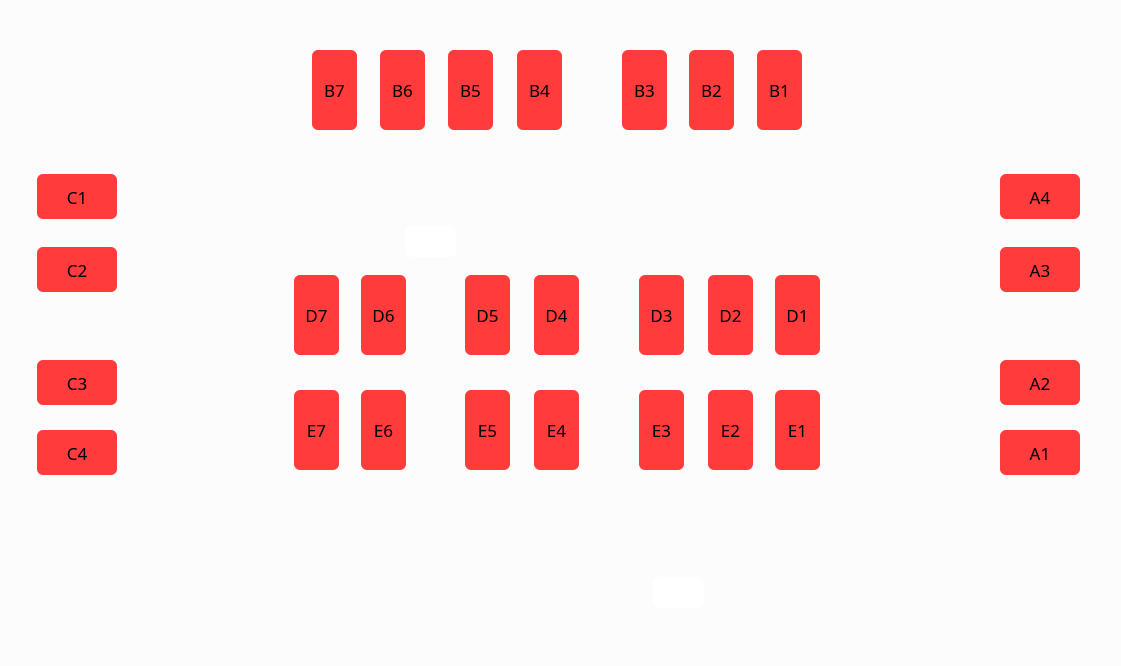
<?xml version="1.0" encoding="UTF-8"?>
<ui version="4.0">
 <class>ParkingMapWidget</class>
 <widget class="QWidget" name="ParkingMapWidget">
  <property name="geometry">
   <rect>
    <x>0</x>
    <y>0</y>
    <width>1121</width>
    <height>666</height>
   </rect>
  </property>
  <property name="windowTitle">
   <string>Form</string>
  </property>
  <property name="layoutDirection">
   <enum>Qt::LayoutDirection::LeftToRight</enum>
  </property>
  <property name="autoFillBackground">
   <bool>false</bool>
  </property>
  <property name="styleSheet">
   <string notr="true">background-color: white;</string>
  </property>
  <widget class="QGroupBox" name="groupBox">
   <property name="geometry">
    <rect>
     <x>-10</x>
     <y>-20</y>
     <width>1133</width>
     <height>689</height>
    </rect>
   </property>
   <property name="font">
    <font>
     <family>맑은 고딕</family>
     <pointsize>20</pointsize>
     <bold>false</bold>
    </font>
   </property>
   <property name="autoFillBackground">
    <bool>false</bool>
   </property>
   <property name="styleSheet">
    <string notr="true">QGroupBox {
    background-image: url(:/images/parkingbox_B1F.png);
    background-repeat: no-repeat;
    background-position: center;
    background-origin: content;
}

QPushButton {
    background-color: #FF3B3B;
    border-radius: 6px;
}</string>
   </property>
   <property name="title">
    <string/>
   </property>
   <widget class="QPushButton" name="cctv_button_1">
    <property name="geometry">
     <rect>
      <x>663</x>
      <y>597</y>
      <width>51</width>
      <height>31</height>
     </rect>
    </property>
    <property name="styleSheet">
     <string notr="true">QPushButton {
    background-color: white;
    border-radius: 6px;
    padding: 6px;
    outline: none; 
}

QPushButton:pressed {
    outline: none; 
}
</string>
    </property>
    <property name="text">
     <string/>
    </property>
    <property name="icon">
     <iconset theme="QIcon::ThemeIcon::CameraVideo"/>
    </property>
    <property name="iconSize">
     <size>
      <width>50</width>
      <height>50</height>
     </size>
    </property>
   </widget>
   <widget class="QPushButton" name="cctv_button_2">
    <property name="geometry">
     <rect>
      <x>415</x>
      <y>246</y>
      <width>51</width>
      <height>31</height>
     </rect>
    </property>
    <property name="styleSheet">
     <string notr="true">QPushButton {
    background-color: white;
    border-radius: 6px;
    padding: 6px;
    outline: none; 
}

QPushButton:pressed {
    outline: none; 
}</string>
    </property>
    <property name="text">
     <string/>
    </property>
    <property name="icon">
     <iconset theme="QIcon::ThemeIcon::CameraVideo"/>
    </property>
    <property name="iconSize">
     <size>
      <width>50</width>
      <height>50</height>
     </size>
    </property>
   </widget>
   <widget class="QPushButton" name="C1_button">
    <property name="geometry">
     <rect>
      <x>47</x>
      <y>194</y>
      <width>80</width>
      <height>45</height>
     </rect>
    </property>
    <property name="font">
     <font>
      <family>맑은 고딕</family>
      <pointsize>13</pointsize>
      <bold>false</bold>
     </font>
    </property>
    <property name="text">
     <string>C1</string>
    </property>
   </widget>
   <widget class="QPushButton" name="C2_button">
    <property name="geometry">
     <rect>
      <x>47</x>
      <y>267</y>
      <width>80</width>
      <height>45</height>
     </rect>
    </property>
    <property name="font">
     <font>
      <family>맑은 고딕</family>
      <pointsize>13</pointsize>
      <bold>false</bold>
     </font>
    </property>
    <property name="text">
     <string>C2</string>
    </property>
   </widget>
   <widget class="QPushButton" name="C3_button">
    <property name="geometry">
     <rect>
      <x>47</x>
      <y>380</y>
      <width>80</width>
      <height>45</height>
     </rect>
    </property>
    <property name="font">
     <font>
      <family>맑은 고딕</family>
      <pointsize>13</pointsize>
      <bold>false</bold>
     </font>
    </property>
    <property name="text">
     <string>C3</string>
    </property>
   </widget>
   <widget class="QPushButton" name="C4_button">
    <property name="geometry">
     <rect>
      <x>47</x>
      <y>450</y>
      <width>80</width>
      <height>45</height>
     </rect>
    </property>
    <property name="font">
     <font>
      <family>맑은 고딕</family>
      <pointsize>13</pointsize>
      <bold>false</bold>
     </font>
    </property>
    <property name="text">
     <string>C4</string>
    </property>
   </widget>
   <widget class="QPushButton" name="A1_button">
    <property name="geometry">
     <rect>
      <x>1010</x>
      <y>450</y>
      <width>80</width>
      <height>45</height>
     </rect>
    </property>
    <property name="font">
     <font>
      <family>맑은 고딕</family>
      <pointsize>13</pointsize>
      <bold>false</bold>
     </font>
    </property>
    <property name="text">
     <string>A1</string>
    </property>
   </widget>
   <widget class="QPushButton" name="A3_button">
    <property name="geometry">
     <rect>
      <x>1010</x>
      <y>267</y>
      <width>80</width>
      <height>45</height>
     </rect>
    </property>
    <property name="font">
     <font>
      <family>맑은 고딕</family>
      <pointsize>13</pointsize>
      <bold>false</bold>
     </font>
    </property>
    <property name="text">
     <string>A3</string>
    </property>
   </widget>
   <widget class="QPushButton" name="A4_button">
    <property name="geometry">
     <rect>
      <x>1010</x>
      <y>194</y>
      <width>80</width>
      <height>45</height>
     </rect>
    </property>
    <property name="font">
     <font>
      <family>맑은 고딕</family>
      <pointsize>13</pointsize>
      <bold>false</bold>
     </font>
    </property>
    <property name="text">
     <string>A4</string>
    </property>
   </widget>
   <widget class="QPushButton" name="A2_button">
    <property name="geometry">
     <rect>
      <x>1010</x>
      <y>380</y>
      <width>80</width>
      <height>45</height>
     </rect>
    </property>
    <property name="font">
     <font>
      <family>맑은 고딕</family>
      <pointsize>13</pointsize>
      <bold>false</bold>
     </font>
    </property>
    <property name="text">
     <string>A2</string>
    </property>
   </widget>
   <widget class="QPushButton" name="B1_button">
    <property name="geometry">
     <rect>
      <x>767</x>
      <y>70</y>
      <width>45</width>
      <height>80</height>
     </rect>
    </property>
    <property name="font">
     <font>
      <family>맑은 고딕</family>
      <pointsize>13</pointsize>
      <bold>false</bold>
     </font>
    </property>
    <property name="text">
     <string>B1</string>
    </property>
   </widget>
   <widget class="QPushButton" name="B2_button">
    <property name="geometry">
     <rect>
      <x>699</x>
      <y>70</y>
      <width>45</width>
      <height>80</height>
     </rect>
    </property>
    <property name="font">
     <font>
      <family>맑은 고딕</family>
      <pointsize>13</pointsize>
      <bold>false</bold>
     </font>
    </property>
    <property name="text">
     <string>B2</string>
    </property>
   </widget>
   <widget class="QPushButton" name="B3_button">
    <property name="geometry">
     <rect>
      <x>632</x>
      <y>70</y>
      <width>45</width>
      <height>80</height>
     </rect>
    </property>
    <property name="font">
     <font>
      <family>맑은 고딕</family>
      <pointsize>13</pointsize>
      <bold>false</bold>
     </font>
    </property>
    <property name="text">
     <string>B3</string>
    </property>
   </widget>
   <widget class="QPushButton" name="B4_button">
    <property name="geometry">
     <rect>
      <x>527</x>
      <y>70</y>
      <width>45</width>
      <height>80</height>
     </rect>
    </property>
    <property name="font">
     <font>
      <family>맑은 고딕</family>
      <pointsize>13</pointsize>
      <bold>false</bold>
     </font>
    </property>
    <property name="text">
     <string>B4</string>
    </property>
   </widget>
   <widget class="QPushButton" name="B5_button">
    <property name="geometry">
     <rect>
      <x>458</x>
      <y>70</y>
      <width>45</width>
      <height>80</height>
     </rect>
    </property>
    <property name="font">
     <font>
      <family>맑은 고딕</family>
      <pointsize>13</pointsize>
      <bold>false</bold>
     </font>
    </property>
    <property name="text">
     <string>B5</string>
    </property>
   </widget>
   <widget class="QPushButton" name="B6_button">
    <property name="geometry">
     <rect>
      <x>390</x>
      <y>70</y>
      <width>45</width>
      <height>80</height>
     </rect>
    </property>
    <property name="font">
     <font>
      <family>맑은 고딕</family>
      <pointsize>13</pointsize>
      <bold>false</bold>
     </font>
    </property>
    <property name="text">
     <string>B6</string>
    </property>
   </widget>
   <widget class="QPushButton" name="B7_button">
    <property name="geometry">
     <rect>
      <x>322</x>
      <y>70</y>
      <width>45</width>
      <height>80</height>
     </rect>
    </property>
    <property name="font">
     <font>
      <family>맑은 고딕</family>
      <pointsize>13</pointsize>
      <bold>false</bold>
     </font>
    </property>
    <property name="text">
     <string>B7</string>
    </property>
   </widget>
   <widget class="QPushButton" name="D1_button">
    <property name="geometry">
     <rect>
      <x>785</x>
      <y>295</y>
      <width>45</width>
      <height>80</height>
     </rect>
    </property>
    <property name="font">
     <font>
      <family>맑은 고딕</family>
      <pointsize>13</pointsize>
      <bold>false</bold>
     </font>
    </property>
    <property name="text">
     <string>D1</string>
    </property>
   </widget>
   <widget class="QPushButton" name="D2_button">
    <property name="geometry">
     <rect>
      <x>718</x>
      <y>295</y>
      <width>45</width>
      <height>80</height>
     </rect>
    </property>
    <property name="font">
     <font>
      <family>맑은 고딕</family>
      <pointsize>13</pointsize>
      <bold>false</bold>
     </font>
    </property>
    <property name="text">
     <string>D2</string>
    </property>
   </widget>
   <widget class="QPushButton" name="D3_button">
    <property name="geometry">
     <rect>
      <x>649</x>
      <y>295</y>
      <width>45</width>
      <height>80</height>
     </rect>
    </property>
    <property name="font">
     <font>
      <family>맑은 고딕</family>
      <pointsize>13</pointsize>
      <bold>false</bold>
     </font>
    </property>
    <property name="text">
     <string>D3</string>
    </property>
   </widget>
   <widget class="QPushButton" name="D4_button">
    <property name="geometry">
     <rect>
      <x>544</x>
      <y>295</y>
      <width>45</width>
      <height>80</height>
     </rect>
    </property>
    <property name="font">
     <font>
      <family>맑은 고딕</family>
      <pointsize>13</pointsize>
      <bold>false</bold>
     </font>
    </property>
    <property name="text">
     <string>D4</string>
    </property>
   </widget>
   <widget class="QPushButton" name="D5_button">
    <property name="geometry">
     <rect>
      <x>475</x>
      <y>295</y>
      <width>45</width>
      <height>80</height>
     </rect>
    </property>
    <property name="font">
     <font>
      <family>맑은 고딕</family>
      <pointsize>13</pointsize>
      <bold>false</bold>
     </font>
    </property>
    <property name="text">
     <string>D5</string>
    </property>
   </widget>
   <widget class="QPushButton" name="D6_button">
    <property name="geometry">
     <rect>
      <x>371</x>
      <y>295</y>
      <width>45</width>
      <height>80</height>
     </rect>
    </property>
    <property name="font">
     <font>
      <family>맑은 고딕</family>
      <pointsize>13</pointsize>
      <bold>false</bold>
     </font>
    </property>
    <property name="text">
     <string>D6</string>
    </property>
   </widget>
   <widget class="QPushButton" name="D7_button">
    <property name="geometry">
     <rect>
      <x>304</x>
      <y>295</y>
      <width>45</width>
      <height>80</height>
     </rect>
    </property>
    <property name="font">
     <font>
      <family>맑은 고딕</family>
      <pointsize>13</pointsize>
      <bold>false</bold>
     </font>
    </property>
    <property name="text">
     <string>D7</string>
    </property>
   </widget>
   <widget class="QPushButton" name="E7_button">
    <property name="geometry">
     <rect>
      <x>304</x>
      <y>410</y>
      <width>45</width>
      <height>80</height>
     </rect>
    </property>
    <property name="font">
     <font>
      <family>맑은 고딕</family>
      <pointsize>13</pointsize>
      <bold>false</bold>
     </font>
    </property>
    <property name="text">
     <string>E7</string>
    </property>
   </widget>
   <widget class="QPushButton" name="E6_button">
    <property name="geometry">
     <rect>
      <x>371</x>
      <y>410</y>
      <width>45</width>
      <height>80</height>
     </rect>
    </property>
    <property name="font">
     <font>
      <family>맑은 고딕</family>
      <pointsize>13</pointsize>
      <bold>false</bold>
     </font>
    </property>
    <property name="text">
     <string>E6</string>
    </property>
   </widget>
   <widget class="QPushButton" name="E5_button">
    <property name="geometry">
     <rect>
      <x>475</x>
      <y>410</y>
      <width>45</width>
      <height>80</height>
     </rect>
    </property>
    <property name="font">
     <font>
      <family>맑은 고딕</family>
      <pointsize>13</pointsize>
      <bold>false</bold>
     </font>
    </property>
    <property name="text">
     <string>E5</string>
    </property>
   </widget>
   <widget class="QPushButton" name="E4_button">
    <property name="geometry">
     <rect>
      <x>544</x>
      <y>410</y>
      <width>45</width>
      <height>80</height>
     </rect>
    </property>
    <property name="font">
     <font>
      <family>맑은 고딕</family>
      <pointsize>13</pointsize>
      <bold>false</bold>
     </font>
    </property>
    <property name="text">
     <string>E4</string>
    </property>
   </widget>
   <widget class="QPushButton" name="E3_button">
    <property name="geometry">
     <rect>
      <x>649</x>
      <y>410</y>
      <width>45</width>
      <height>80</height>
     </rect>
    </property>
    <property name="font">
     <font>
      <family>맑은 고딕</family>
      <pointsize>13</pointsize>
      <bold>false</bold>
     </font>
    </property>
    <property name="text">
     <string>E3</string>
    </property>
   </widget>
   <widget class="QPushButton" name="E2_button">
    <property name="geometry">
     <rect>
      <x>718</x>
      <y>410</y>
      <width>45</width>
      <height>80</height>
     </rect>
    </property>
    <property name="font">
     <font>
      <family>맑은 고딕</family>
      <pointsize>13</pointsize>
      <bold>false</bold>
     </font>
    </property>
    <property name="text">
     <string>E2</string>
    </property>
   </widget>
   <widget class="QPushButton" name="E1_button">
    <property name="geometry">
     <rect>
      <x>785</x>
      <y>410</y>
      <width>45</width>
      <height>80</height>
     </rect>
    </property>
    <property name="font">
     <font>
      <family>맑은 고딕</family>
      <pointsize>13</pointsize>
      <bold>false</bold>
     </font>
    </property>
    <property name="text">
     <string>E1</string>
    </property>
   </widget>
  </widget>
 </widget>
 <resources/>
 <connections/>
</ui>
